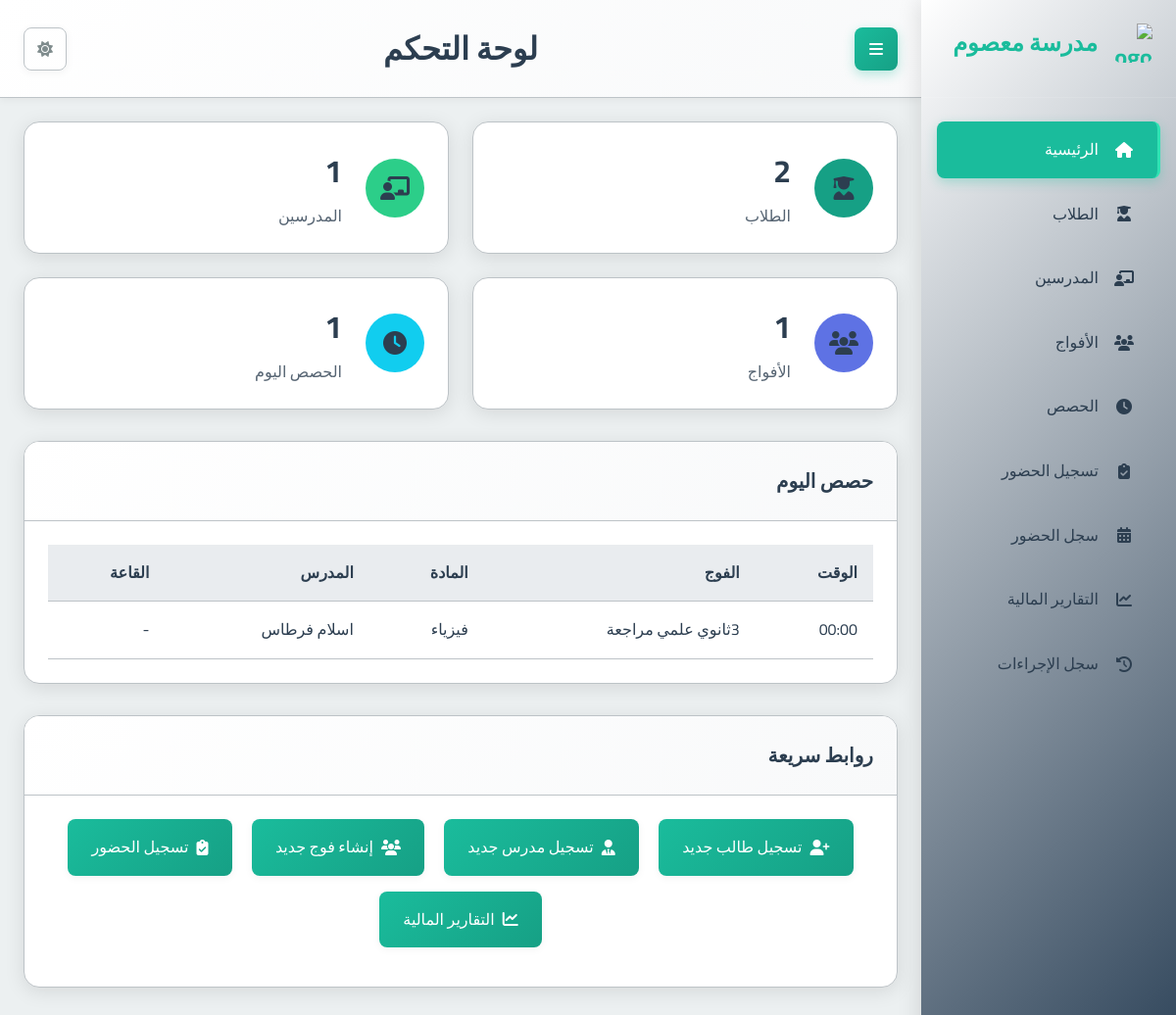
The page / on the database its author committed.
### school_app/models.py (models this page shows, shortened)
class Session(models.Model):
    group = models.ForeignKey(Group, on_delete=models.CASCADE, related_name='sessions', verbose_name="الفوج")
    date = models.DateField(verbose_name="التاريخ")
    start_time = models.TimeField(verbose_name="وقت البدء")
    duration = models.DecimalField(max_digits=4, decimal_places=2, verbose_name="المدة (ساعات)")
    teacher_attended = models.BooleanField(default=True, verbose_name="حضور المدرس")
    teacher_compensated = models.BooleanField(default=False, verbose_name="تم تعويض المدرس") # New field
    created_at = models.DateTimeField(auto_now_add=True, verbose_name="تاريخ الإنشاء")
    class Meta:
        verbose_name = "حصة"
        verbose_name_plural = "الحصص"

class Group(models.Model):
    name = models.CharField(max_length=100, verbose_name="اسم الفوج")
    subject = models.ForeignKey(Subject, on_delete=models.PROTECT, verbose_name="المادة")
    teacher = models.ForeignKey(Teacher, on_delete=models.CASCADE, verbose_name="المدرس")
    academic_levels = models.ManyToManyField(AcademicLevel, verbose_name="المستويات الدراسية المتوافقة")
    price_per_4_sessions = models.DecimalField(max_digits=10, decimal_places=2, verbose_name="السعر لكل 4 حصص")
    session_day = models.IntegerField(choices=[
        (0, 'الاثنين'),
        (1, 'الثلاثاء'),
        (2, 'الأربعاء'),
        (3, 'الخميس'),
        (4, 'الجمعة'),
        (5, 'السبت'),
        (6, 'الأحد')
    ], verbose_name="يوم الحصة")
    session_start_time = models.TimeField(verbose_name="وقت بداية الحصة")
    session_duration = models.DecimalField(max_digits=4, decimal_places=2, default=1.5, verbose_name="مدة الحصة (ساعات)")
    students = models.ManyToManyField(Student, through='StudentGroup', blank=True, verbose_name="الطلاب المسجلون")
    created_at = models.DateTimeField(auto_now_add=True, verbose_name="تاريخ الإنشاء")
    is_continuous = models.BooleanField(default=False, verbose_name="فوج مستمر (تُنشأ الحصص أسبوعياً تلقائياً)")
    created_sessions_until = models.DateField(null=True, blank=True, verbose_name="تم إنشاء الحصص حتى تاريخ")
    class Meta:
        verbose_name = "فوج"
        verbose_name_plural = "الأفواج"

class Subject(models.Model):
    name = models.CharField(max_length=100, verbose_name="اسم المادة")
    class Meta:
        verbose_name = "مادة دراسية"
        verbose_name_plural = "المواد الدراسية"

class Teacher(models.Model):
    full_name = models.CharField(max_length=201, verbose_name="الاسم الكامل")
    phone_number = models.CharField(max_length=20, unique=True, verbose_name="رقم الهاتف")
    subject = models.ForeignKey(Subject, on_delete=models.PROTECT, verbose_name="المادة الأساسية")
    created_at = models.DateTimeField(auto_now_add=True, verbose_name="تاريخ الإنشاء")
    class Meta:
        verbose_name = "مدرس"
        verbose_name_plural = "المدرسون"

### school_app/views.py (the view)
# urls.py: path('', views.home, name='home'),
def home(request):
    students_count = Student.objects.count()
    teachers_count = Teacher.objects.count()
    groups_count = Group.objects.count()
    today = timezone.now().date()
    now_time = timezone.now().time()
    sessions_today_qs = Session.objects.filter(date=today).select_related('group', 'group__subject', 'group__teacher').order_by('start_time')
    upcoming_or_ongoing_sessions_today = []
    for session in sessions_today_qs:
        start_datetime_naive = datetime.datetime.combine(today, session.start_time)
        start_datetime_aware = timezone.make_aware(start_datetime_naive) # Make it timezone-aware
        end_datetime_aware = start_datetime_aware + datetime.timedelta(hours=float(session.duration))
        session_end_time_aware = end_datetime_aware.time()
        if session_end_time_aware > now_time:
            upcoming_or_ongoing_sessions_today.append(session)
    sessions_today_count = len(upcoming_or_ongoing_sessions_today)
    context = {
        'students_count': students_count,
        'teachers_count': teachers_count,
        'groups_count': groups_count,
        'sessions_today_count': sessions_today_count,
        'upcoming_or_ongoing_sessions_today': upcoming_or_ongoing_sessions_today
    }
    return render(request, 'school_app/home.html', context)

### templates/school_app/home.html (shortened to what this page needs)
{% extends 'base.html' %}
{% block page_title %}لوحة التحكم{% endblock %}
{% block content %}
<div class="dashboard-cards slide-in">
  <div class="stat-card">
    <div class="stat-icon">
      <i class="fas fa-user-graduate"></i>
    </div>
    <div class="stat-content">
      <div class="stat-value">{{ students_count }}</div>
      <div class="stat-label">الطلاب</div>
    </div>
  </div>
  <div class="stat-card">
    <div class="stat-icon" style="background-color: #2cce89;">
      <i class="fas fa-chalkboard-teacher"></i>
    </div>
    <div class="stat-content">
      <div class="stat-value">{{ teachers_count }}</div>
      <div class="stat-label">المدرسين</div>
    </div>
  </div>
  <div class="stat-card">
    <div class="stat-icon" style="background-color: #5e72e4;">
      <i class="fas fa-users"></i>
    </div>
    <div class="stat-content">
      <div class="stat-value">{{ groups_count }}</div>
      <div class="stat-label">الأفواج</div>
    </div>
  </div>
  <div class="stat-card">
    <div class="stat-icon" style="background-color: #11cdef;">
      <i class="fas fa-clock"></i>
    </div>
    <div class="stat-content">
      <div class="stat-value">{{ sessions_today_count }}</div>
      <div class="stat-label">الحصص اليوم</div>
    </div>
  </div>
</div>
<div class="row">
  <div class="card mb-4">
    <div class="card-header">
      <h2 class="card-title">حصص اليوم</h2>
    </div>
    <div class="card-body">
      <div class="table-container">
        <table>
          <thead>
            <tr>
              <th>الوقت</th>
              <th>الفوج</th>
              <th>المادة</th>
              <th>المدرس</th>
              <th>القاعة</th>
            </tr>
          </thead>
          <tbody>
            {% if upcoming_or_ongoing_sessions_today %}
              {% for session in upcoming_or_ongoing_sessions_today %}
                <tr>
                  <td>{{ session.start_time|time:"H:i" }}</td>
                  <td>{{ session.group.name }}</td>
                  <td>{{ session.group.subject.name }}</td>
                  <td>{{ session.group.teacher.full_name }}</td>
                  <td>-</td>
                </tr>
              {% endfor %}
            {% else %}
              <tr>
                <td colspan="5" class="text-center">لا توجد حصص قادمة أو جارية لليوم.</td>
              </tr>
            {% endif %}
          </tbody>
        </table>
      </div>
    </div>
  </div>
</div>
<div class="row">
  <div class="card">
    <div class="card-header">
      <h2 class="card-title">روابط سريعة</h2>
    </div>
    <div class="card-body">
      <div class="quick-actions" style="display: flex;flex-wrap: wrap;justify-content: space-evenly;">
        <a href="/students/add/" class="btn btn-primary mb-2">
          <i class="fas fa-user-plus"></i>
          تسجيل طالب جديد
        </a>
        <a href="/teachers/add/" class="btn btn-primary mb-2">
          <i class="fas fa-user-tie"></i>
          تسجيل مدرس جديد
        </a>
        <a href="/groups/add/" class="btn btn-primary mb-2">
          <i class="fas fa-users"></i>
          إنشاء فوج جديد
        </a>
        <a href="/attendance/" class="btn btn-primary mb-2">
          <i class="fas fa-clipboard-check"></i>
          تسجيل الحضور
        </a>
        <a href="/payments/report/" class="btn btn-primary mb-2">
          <i class="fas fa-chart-line"></i>
          التقارير المالية
        </a>
      </div>
    </div>
  </div>
</div>
{% endblock %}

### static/css/main.css (style rules this page uses)
:root { --primary-color: #2c3e50; --primary-light: #34495e; --primary-darker: #1a252f; --accent-color: #1abc9c; --accent-light: #2fe2b3; --accent-dark: #16a085; --text-color: #2c3e50; --text-secondary: #7f8c8d; --text-on-primary: #ffffff; --text-on-accent: #ffffff; --text-nav: #2c3e50; --background-color: #ecf0f1; --card-background: #ffffff; --input-background: #ffffff; --border-color: #bdc3c7; --input-border-color: #bdc3c7; --success-color: #2ecc71; --warning-color: #f39c12; --error-color: #e74c3c; --info-color: #1E90FF; --table-header-background: #e9ecef; --table-row-hover-background: #f8f9fa; --box-shadow-color: rgba(0, 0, 0, 0.1); --box-shadow-color-hover: rgba(0, 0, 0, 0.15); --box-shadow-soft-color: rgba(0, 0, 0, 0.05); --subtle-background: #f8f9fa; --spacing-xs: 8px; --spacing-sm: 16px; --spacing-md: 24px; --spacing-lg: 32px; --spacing-xl: 48px; --font-family: 'Cairo', sans-serif; --font-size-xs: 12px; --font-size-sm: 14px; --font-size-md: 16px; --font-size-lg: 20px; --font-size-xl: 24px; --font-size-xxl: 32px; --border-radius-sm: 4px; --border-radius-md: 8px; --border-radius-lg: 16px; --transition-fast: 0.2s ease; --transition-normal: 0.3s ease; --transition-slow: 0.5s ease; --sidebar-width: 260px; }
* { margin: 0; padding: 0; box-sizing: border-box; direction: rtl; }
html { direction: rtl; font-size: 16px; }
body { font-family: var(--font-family); background-color: var(--background-color); color: var(--text-color); line-height: 1.6; transition: background-color var(--transition-normal), color var(--transition-normal); overflow-x: hidden; }
.card { background-color: var(--card-background); border-radius: var(--border-radius-lg); box-shadow: 0 4px 20px var(--box-shadow-color); margin-bottom: var(--spacing-md); overflow: hidden; transition: all var(--transition-normal); border: 1px solid var(--border-color); }
.card-header { padding: var(--spacing-md); border-bottom: 1px solid var(--border-color); background: linear-gradient(135deg, var(--card-background) 0%, var(--subtle-background) 100%); }
.card-title { font-size: var(--font-size-lg); font-weight: 600; margin: 0; color: var(--text-color); }
.card-body { padding: var(--spacing-md); color: var(--text-color); }
.btn { font-family: var(--font-family); padding: var(--spacing-sm) var(--spacing-md); border: none; border-radius: var(--border-radius-md); cursor: pointer; font-size: var(--font-size-md); font-weight: 500; text-decoration: none; display: inline-flex; align-items: center; gap: var(--spacing-xs); transition: all var(--transition-fast); box-shadow: 0 2px 8px var(--box-shadow-soft-color); }
.btn-primary { background: linear-gradient(135deg, var(--accent-color) 0%, var(--accent-dark) 100%); color: var(--text-on-accent); }
.mb-2 { margin-bottom: var(--spacing-sm); }
.mb-4 { margin-bottom: var(--spacing-lg); }
.table-container { overflow-x: auto; }
table { width: 100%; border-collapse: collapse; }
th, td { padding: var(--spacing-sm); text-align: right; border-bottom: 1px solid var(--border-color); }
th { background-color: var(--table-header-background); font-weight: 600; color: var(--text-color); }
.dashboard-cards { display: grid; grid-template-columns: repeat(auto-fit, minmax(300px, 1fr)); gap: var(--spacing-md); margin-bottom: var(--spacing-lg); }
.stat-card { background-color: var(--card-background); border-radius: var(--border-radius-lg); padding: var(--spacing-md); box-shadow: 0 4px 20px var(--box-shadow-color); display: flex; align-items: center; transition: transform var(--transition-fast); border: 1px solid var(--border-color); color: var(--text-color); }
.stat-icon { width: 60px; height: 60px; background-color: var(--accent-dark); border-radius: 50%; display: flex; align-items: center; justify-content: center; margin-left: var(--spacing-md); color: var(--text-color); }
.stat-icon i { font-size: 24px; }
.stat-content { flex: 1; }
.stat-value { font-size: var(--font-size-xxl); font-weight: 700; margin-bottom: var(--spacing-xs); }
.stat-label { font-size: var(--font-size-md); }
.stat-value { font-size: var(--font-size-xxl); font-weight: 700; margin-bottom: var(--spacing-xs); color: var(--text-color); }
.stat-label { color: var(--text-color); opacity: 0.8; font-size: var(--font-size-md); }

### rows shown on the page
Session: start_time "00:00", group.name "3ثانوي علمي مراجعة", group.subject.name "فيزياء", group.teacher.full_name "اسلام فرطاس"

### other values the page prints
{{ students_count }} "2"
{{ teachers_count }} "1"
{{ groups_count }} "1"
{{ sessions_today_count }} "1"
